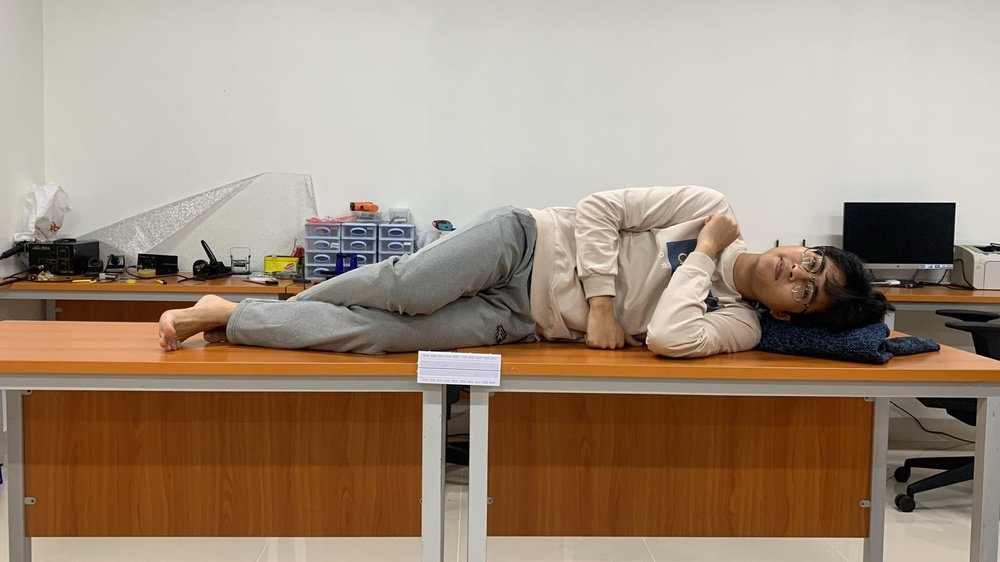
#> input picture dataset/sleep/patient_1/1faaf4a4-be0a-4797-bd77-c6bc2d2f145c.jpg, 1000 x 562 px, shrunk from 2048 x 1152 before the run, found by its file name
$ jupyter execute boudingbox.ipynb
#> lines starting #> are read from the running program, lines starting #| are printed output that depends on the picture; after the words box and inside, x2 and y2 are one past the last pixel; in counts of white or black regions, pixels touching at a corner belong together
[cell 1]
from scipy.spatial.distance import euclidean
from imutils import perspective
from imutils import contours
import numpy as np
import imutils
import cv2
import matplotlib.pyplot as plt  # Thêm import

# Function to show array of images (intermediate results)
def show_images(images):
    for i, img in enumerate(images):
        plt.subplot(1, len(images), i + 1)
        plt.imshow(cv2.cvtColor(img, cv2.COLOR_BGR2RGB))
        plt.axis('off')
    plt.show()

img_path = '/home/duong/git/Biomechanics/dataset/sleep/patient_1/1faaf4a4-be0a-4797-bd77-c6bc2d2f145c.jpg'

# Read image and preprocess
image = cv2.imread(img_path)
#> image is the input picture: shape (562, 1000, 3); mean B, G, R 122.5, 140.9, 160.5

# Lấy chiều cao của ảnh
height = image.shape[0]
#> height = 562

# Cắt 1/5 ở phía trên, giữ lại phần giữa và 1/3 ở phía dưới
top_cut = int(1/5 * height)
#> top_cut = 112
bottom_cut = int(3/4 * height)
#> bottom_cut = 421
image = image[top_cut:bottom_cut, :]
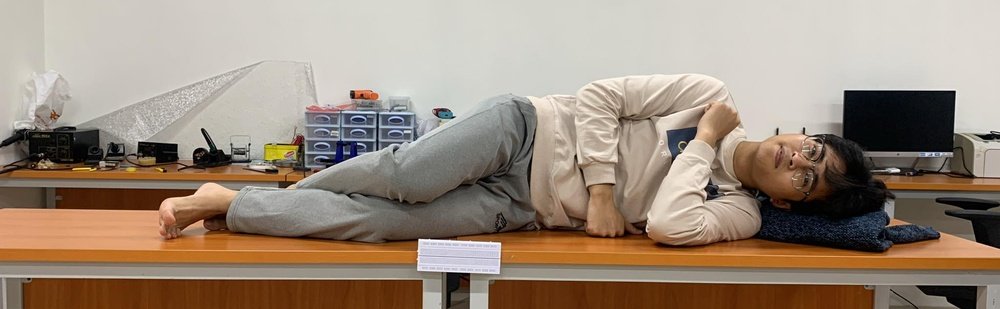
#> image: shape (309, 1000, 3); mean B, G, R 123.7, 139.3, 155.8

gray = cv2.cvtColor(image, cv2.COLOR_BGR2GRAY)
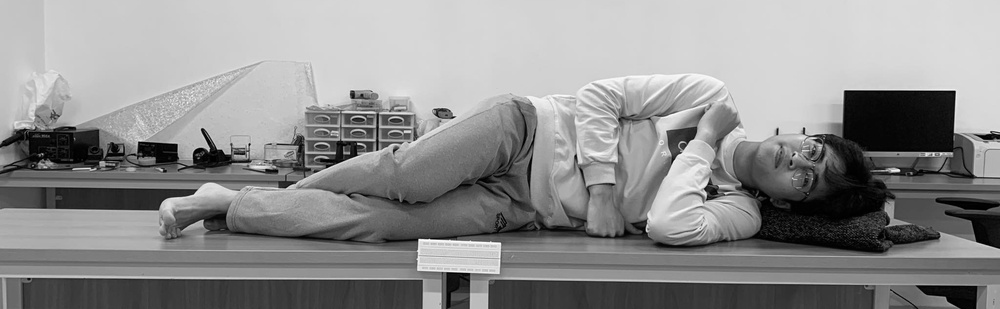
#> gray: shape (309, 1000); min 0, max 255, mean 142.5
blur = cv2.GaussianBlur(gray, (9, 9), 0)
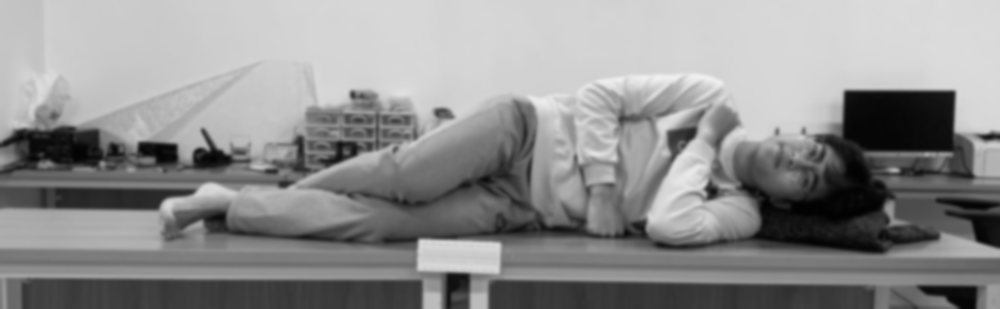
#> blur: shape (309, 1000); min 2, max 240, mean 142.5

edged = cv2.Canny(blur, 50, 100)
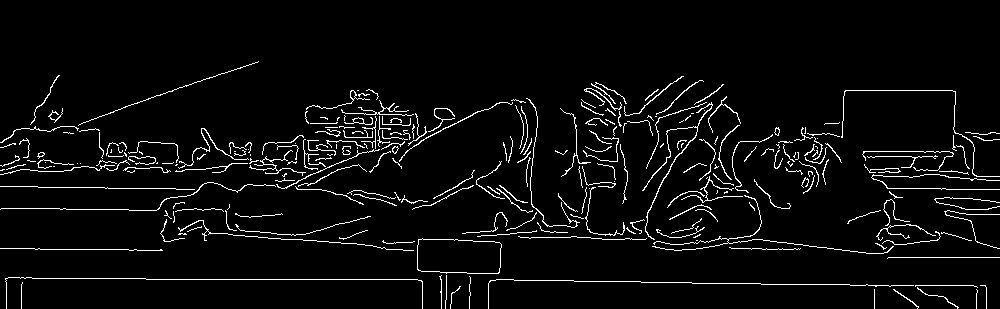
#> edged: shape (309, 1000); 4.4% white in thin lines or dots, all inside (x1, y1, x2, y2) = (0, 61, 1000, 309)
edged = cv2.dilate(edged, None, iterations=1)
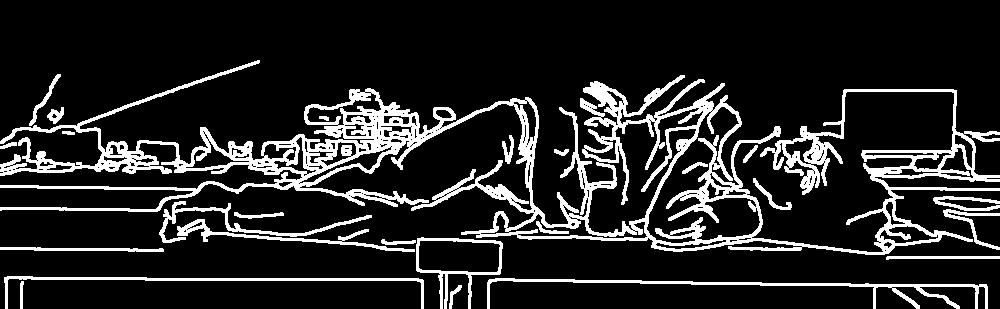
#> edged: shape (309, 1000); 14.5% white; 25 white regions, largest, box (x1, y1, x2, y2) and area: (0, 60, 1000, 255) 34383, (487, 278, 988, 309) 2132, (4, 276, 424, 309) 1446
edged = cv2.erode(edged, None, iterations=1)
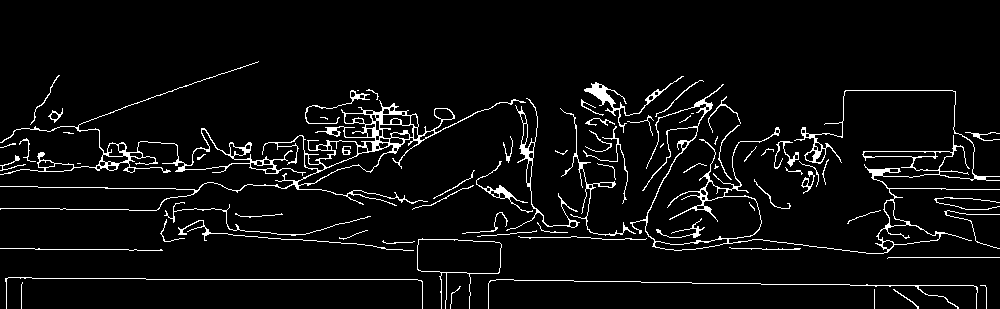
#> edged: shape (309, 1000); 5.2% white in thin lines or dots, all inside (x1, y1, x2, y2) = (0, 61, 1000, 309)

show_images([blur, edged])
#> the loop in show_images, `for i, img in enumerate(images):` made 2 passes
#> in show_images, `plt.show()`:
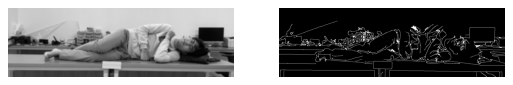
#> figure drawn by matplotlib, 2 panels

# Các bước tiếp theo của mã của bạn không thay đổi...


# Find contours
cnts = cv2.findContours(edged.copy(), cv2.RETR_EXTERNAL, cv2.CHAIN_APPROX_SIMPLE)
#> cnts = 72 contours, 47 with area under 20; largest, box (x1, y1, x2, y2) and area: (0, 99, 526, 211) 4446, (630, 84, 1000, 254) 4033, (417, 238, 502, 309) 2670, (0, 61, 306, 176) 2530, (506, 98, 580, 231) 526
cnts = imutils.grab_contours(cnts)

# Sort contours from left to right as leftmost contour is reference object
(cnts, _) = contours.sort_contours(cnts)

# Remove contours which are not large enough
cnts = [x for x in cnts if cv2.contourArea(x) > 100]
#> cnts = 9 contours; largest, box (x1, y1, x2, y2) and area: (0, 99, 526, 211) 4446, (630, 84, 1000, 254) 4033, (417, 238, 502, 309) 2670, (0, 61, 306, 176) 2530, (506, 98, 580, 231) 526

# Reference object dimensions
# Here for reference I have used a 2cm x 2cm square
ref_object = cnts[0]
#> ref_object = contour of 1065 points, box (x1, y1, x2, y2) (0, 99, 526, 211), area 4446
box = cv2.minAreaRect(ref_object)
#> box = ((262.5, 155.1), (527.1, 105.3), -1.19)
box = cv2.boxPoints(box)
#> box = [[0.0885, 213.2], [-2.11, 107.9], [524.9, 96.96], [527.1, 202.3]]
box = np.array(box, dtype="int")
#> box = [[0, 213], [-2, 107], [524, 96], [527, 202]]
box = perspective.order_points(box)
#> box = [[-2, 107], [524, 96], [527, 202], [0, 213]]
(tl, tr, br, bl) = box
#> tl = [-2, 107]; tr = [524, 96]; br = [527, 202]; bl = [0, 213]
dist_in_pixel = euclidean(tl, tr)
#> dist_in_pixel = 526.1
dist_in_cm = 17
pixel_per_cm = dist_in_pixel/dist_in_cm
#> pixel_per_cm = 30.95

# Draw remaining contours
for cnt in cnts:
    box = cv2.minAreaRect(cnt)
    box = cv2.boxPoints(box)
    box = np.array(box, dtype="int")
    box = perspective.order_points(box)
    (tl, tr, br, bl) = box
    cv2.drawContours(image, [box.astype("int")], -1, (0, 0, 255), 2)
    mid_pt_horizontal = (tl[0] + int(abs(tr[0] - tl[0])/2), tl[1] + int(abs(tr[1] - tl[1])/2))
    mid_pt_verticle = (tr[0] + int(abs(tr[0] - br[0])/2), tr[1] + int(abs(tr[1] - br[1])/2))
    wid = euclidean(tl, tr)/pixel_per_cm
    ht = euclidean(tr, br)/pixel_per_cm
    cv2.putText(image, "{:.1f}cm".format(wid), (int(mid_pt_horizontal[0] - 15), int(mid_pt_horizontal[1] - 10)),
                cv2.FONT_HERSHEY_SIMPLEX, 0.5, (255, 255, 0), 2)
    cv2.putText(image, "{:.1f}cm".format(ht), (int(mid_pt_verticle[0] + 10), int(mid_pt_verticle[1])),
                cv2.FONT_HERSHEY_SIMPLEX, 0.5, (255, 255, 0), 2)
#> this loop made 9 passes
#> (tl, tr, br, bl, mid_pt_horizontal, mid_pt_verticle, wid, ht) on passes 1 to 8: ([-2, 107], [524, 96], [527, 202], [0, 213], (261, 112), (525, 149), 17, 3.43), ([0, 60], [305, 61], [304, 175], [0, 173], (152, 60), (305, 118), 9.86, 3.68), ([301, 108], [365, 84], [374, 108], [310, 132], (333, 120), (369, 96), 2.21, 0.828), ([417, 237], [501, 240], [499, 309], [415, 307], (459, 238), (502, 274), 2.72, 2.23), ([500, 160], [532, 210], [504, 228], [472, 177], (516, 185), (546, 219), 1.92, 1.08), ([500, 99], [573, 95], [579, 226], [506, 230], (536, 101), (576, 160), 2.36, 4.24), ([581, 99], [635, 233], [585, 252], [532, 119], (608, 166), (660, 242), 4.67, 1.73), ([583, 89], [643, 33], [683, 76], [623, 132], (613, 117), (663, 54), 2.65, 1.9)
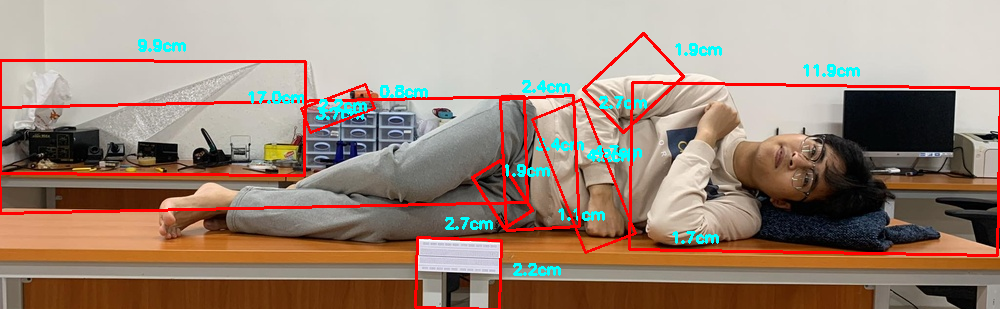
#> image: shape (309, 1000, 3); 6.02% of pixels changed, all inside (x1, y1, x2, y2) = (0, 32, 1000, 309)

# Hiển thị hình ảnh cuối cùng sử dụng matplotlib
plt.imshow(cv2.cvtColor(image, cv2.COLOR_BGR2RGB))
plt.axis('off')
plt.show()

$ run again, with dataset/sleep/patient_1/04db206a-6c37-4b95-8bf5-99621c77c8ae.jpg copied over dataset/sleep/patient_1/1faaf4a4-be0a-4797-bd77-c6bc2d2f145c.jpg
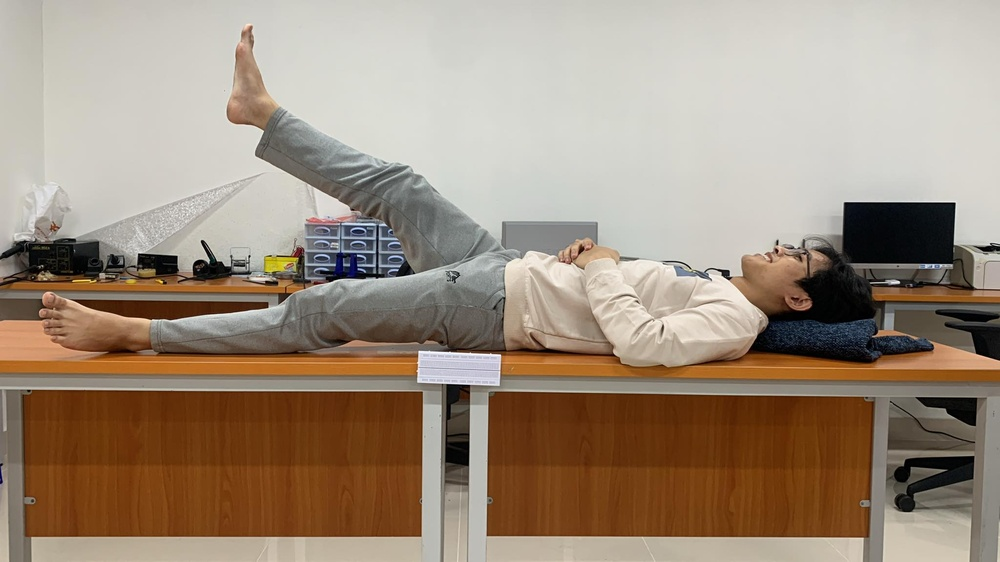
#> input picture dataset/sleep/patient_1/04db206a-6c37-4b95-8bf5-99621c77c8ae.jpg, 1000 x 562 px, shrunk from 2048 x 1152 before the run, found by its file name
#> image is the input picture: shape (562, 1000, 3); mean B, G, R 124.5, 141.6, 158.4
#> `edged = cv2.Canny(blur, 50, 100)`:
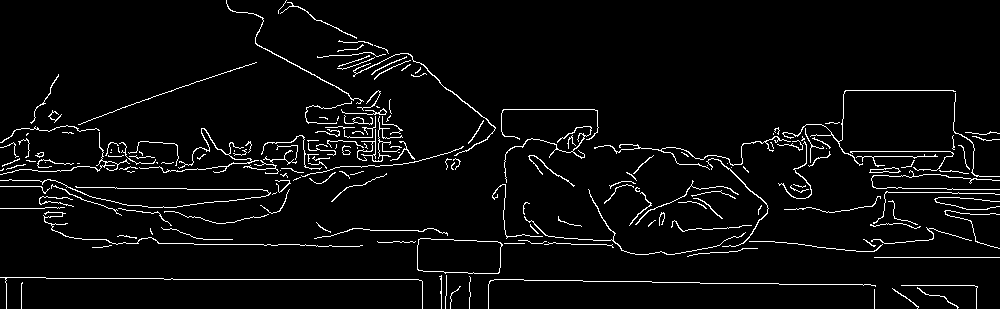
#> edged: shape (309, 1000); 4.3% white in thin lines or dots
#> the loop in show_images, `for i, img in enumerate(images):` made 2 passes
#> `cnts = cv2.findContours(edged.copy(), cv2.RETR_EXTERNAL, cv2.CHAIN_APP..`: cnts = 49 contours, 30 with area under 20; largest, box (x1, y1, x2, y2) and area: (377, 90, 1000, 309) 15660, (0, 90, 464, 181) 6768, (0, 173, 291, 240) 2929, (501, 109, 599, 183) 572, (317, 52, 496, 170) 507
#> `cnts = [x for x in cnts if cv2.contourArea(x) > 100]`: cnts = 8 contours; box (x1, y1, x2, y2) and area: (377, 90, 1000, 309) 15660, (0, 90, 464, 181) 6768, (0, 173, 291, 240) 2929, (501, 109, 599, 183) 572, (317, 52, 496, 170) 507, (604, 155, 739, 226) 236, (43, 211, 363, 248) 122, (278, 0, 357, 39) 101
#> ref_object = contour of 403 points, box (x1, y1, x2, y2) (0, 173, 291, 240), area 2929
#> `box = cv2.minAreaRect(ref_object)`: box = ((145.3, 208.5), (290.5, 64.83), -1.25)
#> `box = cv2.boxPoints(box)`: box = [[0.783, 244], [-0.626, 179.2], [289.8, 172.9], [291.2, 237.7]]
#> `box = np.array(box, dtype="int")`: box = [[0, 244], [0, 179], [289, 172], [291, 237]]
#> `box = perspective.order_points(box)`: box = [[0, 179], [289, 172], [291, 237], [0, 244]]
#> `(tl, tr, br, bl) = box`: tl = [0, 179]; tr = [289, 172]; br = [291, 237]; bl = [0, 244]
#> dist_in_pixel = 289.1
#> pixel_per_cm = 17
#> the loop `for cnt in cnts:` made 8 passes
#> (tl, tr, br, bl, mid_pt_horizontal, mid_pt_verticle, wid, ht) on passes 1 to 5: ([0, 179], [289, 172], [291, 237], [0, 244], (144, 182), (290, 204), 17, 3.82), ([-4, 130], [456, 81], [464, 161], [3, 210], (226, 154), (460, 121), 27.2, 4.73), ([43, 209], [362, 245], [358, 276], [40, 241], (202, 227), (364, 260), 18.88, 1.84), ([281, -1], [360, 23], [356, 38], [277, 12], (320, 11), (362, 30), 4.86, 0.913), ([358, 7], [496, 127], [454, 176], [316, 56], (427, 67), (517, 151), 10.75, 3.8)
#> after the loop `for cnt in cnts:`:
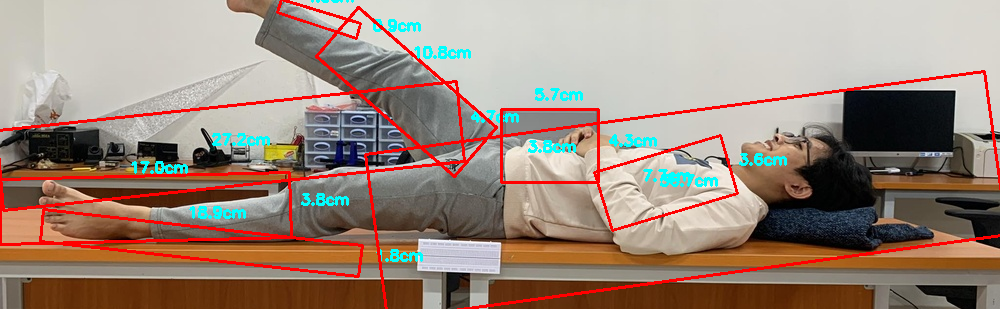
#> image: shape (309, 1000, 3); mean B, G, R 122.4, 135, 156
